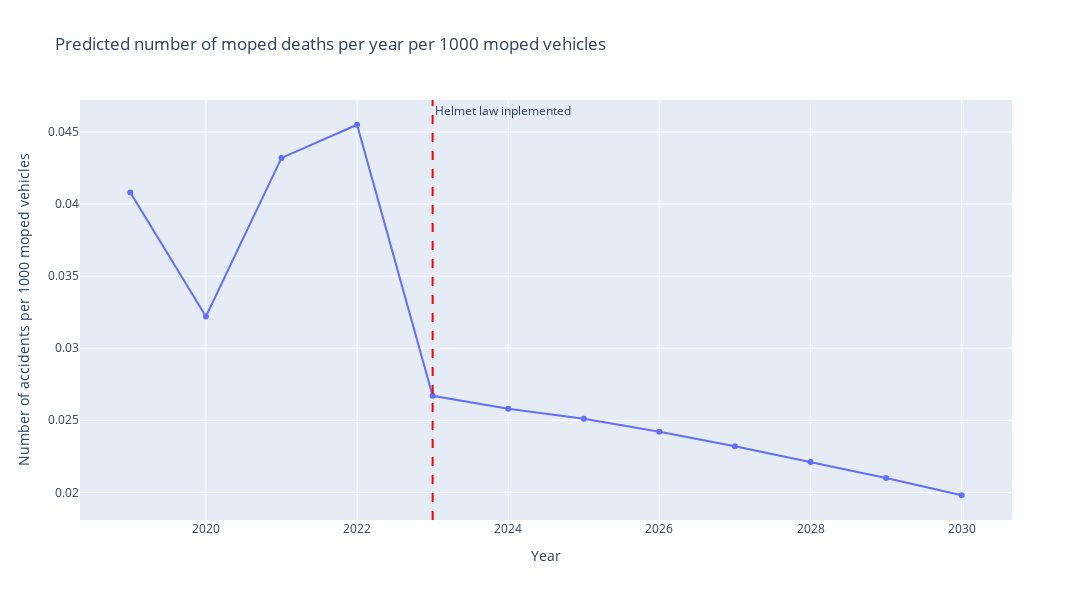

Notebook code for this chart:
### Code cell
fig = px.line(df, x="Year", y="Accidents per 1000 vehicles", markers=True,
              labels={"Accidents per 1000 vehicles": "Number of accidents per 1000 moped vehicles", "Year": "Year"},
              title="Predicted number of moped deaths per year per 1000 moped vehicles")

fig.add_vline(x=2023, line_dash="dash", line_color="red",
              annotation_text="Helmet law inplemented ", annotation_position="top right")
fig.update_layout(
    width=1200,   
    height=600    
)

fig.show()

### Figure 1 — Plotly figure (JSON) as saved in the notebook; plotly's stock layout.template omitted (floating-point values rounded to 4 significant figures)
{"data": [{"hovertemplate": "Year=%{x}<br>Number of accidents per 1000 moped vehicles=%{y}<extra></extra>", "legendgroup": "", "line": {"color": "#636efa", "dash": "solid"}, "marker": {"symbol": "circle"}, "mode": "lines+markers", "name": "", "orientation": "v", "showlegend": false, "type": "scatter", "x": [2019, 2020, 2021, 2022, 2023, 2024, 2025, 2026, 2027, 2028, 2029, 2030], "xaxis": "x", "y": [0.0408, 0.0322, 0.0432, 0.0455, 0.0267, 0.0258, 0.0251, 0.0242, 0.0232, 0.0221, 0.021, 0.0198], "yaxis": "y"}], "layout": {"annotations": [{"showarrow": false, "text": "Helmet law inplemented ", "x": 2023, "xanchor": "left", "xref": "x", "y": 1, "yanchor": "top", "yref": "y domain"}], "height": 600, "legend": {"tracegroupgap": 0}, "shapes": [{"line": {"color": "red", "dash": "dash"}, "type": "line", "x0": 2023, "x1": 2023, "xref": "x", "y0": 0, "y1": 1, "yref": "y domain"}], "title": {"text": "Predicted number of moped deaths per year per 1000 moped vehicles"}, "width": 1200, "xaxis": {"anchor": "y", "domain": [0, 1], "title": {"text": "Year"}}, "yaxis": {"anchor": "x", "domain": [0, 1], "title": {"text": "Number of accidents per 1000 moped vehicles"}}}}
